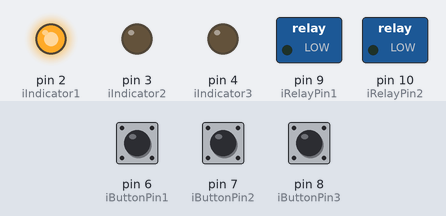
The sketch below on a simulated Arduino Uno, built with avr-gcc and run on an emulated ATmega328P. Parts: switched loads named in the sketch (green lamp = pin HIGH), output pins drawn as LEDs (lit = HIGH). Inputs (shaded band) come from the test bench; at power-on: pin 6 (iButtonPin1) HIGH, pin 7 (iButtonPin2) HIGH, pin 8 (iButtonPin3) HIGH.

Above: at 2.8 s.
2.9 s: pin 6 (iButtonPin1) pulled LOW for 3.2 s
At 7.2 s:
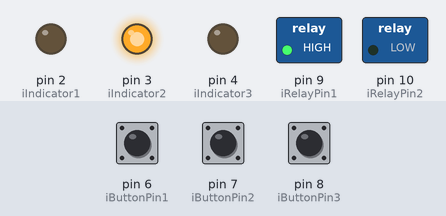
7.6 s: pin 7 (iButtonPin2) pulled LOW for 0.8 s
At 10.4 s:
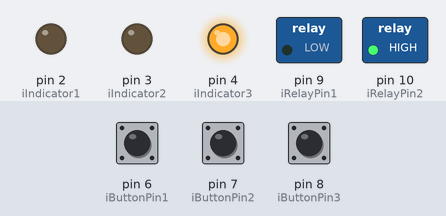
11.8 s: pin 6 (iButtonPin1) pulled LOW for 0.8 s
At 14.7 s:
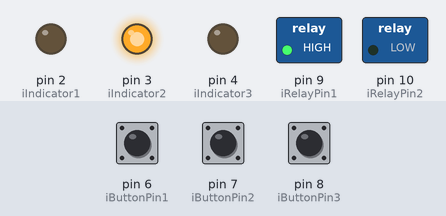
Timing chart, 0 to 17.5 s (numbered marks = the images above; inputs shaded):
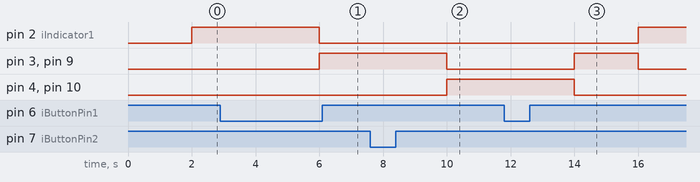

Measured:
- after the input at 2.9 s, pin 2 (iIndicator1): HIGH → LOW after 3.1 s; pin 3 (iIndicator2), pin 9 (iRelayPin1): LOW → HIGH after 3.1 s
- after the input at 7.6 s, pin 2 (iIndicator1): stays LOW (without the input it goes to HIGH after 2.4 s); pin 4 (iIndicator3), pin 10 (iRelayPin2): LOW → HIGH after 2.4 s
- after the input at 11.8 s, pin 2 (iIndicator1): LOW → HIGH after 4.2 s instead of 0.20 s; pin 3 (iIndicator2), pin 9 (iRelayPin1): LOW → HIGH after 2.2 s, → LOW 2.0 s later; pin 4 (iIndicator3), pin 10 (iRelayPin2): HIGH → LOW after 2.2 s instead of 0.20 s

The sketch:

C105SourceSwitcher.ino
```cpp
const int  iButtonPin1 = 6;
const int  iButtonPin2 = 7;
const int  iButtonPin3 = 8;
const int iRelayPin1 = 9;
const int iRelayPin2 = 10;
const int iIndicator1 = 2;
const int iIndicator2 = 3;
const int iIndicator3 = 4;

int iPreviousButton = -1;
int iLatestButton = 1;
int iButtonState1 = 1;
int iButtonState2 = 1;
int iButtonState3 = 1;
int iState = -1;

int iDebounceDelay = 2000;

void setup() {
  // initialize the button pins as inputs
  pinMode(iButtonPin1, INPUT_PULLUP);
  pinMode(iButtonPin2, INPUT_PULLUP);
  pinMode(iButtonPin3, INPUT_PULLUP);
  // initialize the relays as outputs
  pinMode(iRelayPin1, OUTPUT);
  pinMode(iRelayPin2, OUTPUT);
  // initialise the indicator pins as outputs (to the Pi)
  pinMode(iIndicator1, OUTPUT);
  pinMode(iIndicator2, OUTPUT);
  pinMode(iIndicator3, OUTPUT);
}


void loop() {
  if (debouncedReadWaitingForRelease(iButtonPin1)) {
    iLatestButton = 1;
  } else if (debouncedReadWaitingForRelease(iButtonPin2)) {
    iLatestButton = 2;
  } else if (debouncedReadWaitingForRelease(iButtonPin3)) {
    iLatestButton = 3;
  }

  if (iLatestButton != iPreviousButton) {
    iPreviousButton = iLatestButton;
    switch(iLatestButton) {
      case 1:
        digitalWrite(iRelayPin1, LOW);
        digitalWrite(iRelayPin2, LOW);
        digitalWrite(iIndicator1, HIGH);
        digitalWrite(iIndicator2, LOW);
        digitalWrite(iIndicator3, LOW);
        break;
      case 2:
        digitalWrite(iRelayPin1, HIGH);
        digitalWrite(iRelayPin2, LOW);
        digitalWrite(iIndicator1, LOW);
        digitalWrite(iIndicator2, HIGH);
        digitalWrite(iIndicator3, LOW);
        break;
      case 3:
        digitalWrite(iRelayPin1, LOW);
        digitalWrite(iRelayPin2, HIGH);
        digitalWrite(iIndicator1, LOW);
        digitalWrite(iIndicator2, LOW);
        digitalWrite(iIndicator3, HIGH);
        break;
      default:
        break;
    }
  }
}

bool debouncedReadWaitingForRelease(int pin) {
  int initialState = digitalRead(pin);

  // If it's low to start with, return false.
  if (initialState == LOW) {
    return false;
  }

  // If it's high, make sure it stays high for the debounce period...
  delay(iDebounceDelay);
  if (digitalRead(pin) != HIGH) {
    return false;
  }

  // Wait for it to go low to actually trigger the transition
  while (digitalRead(pin) == LOW) {
    ;
  }

  return true;
}
```
